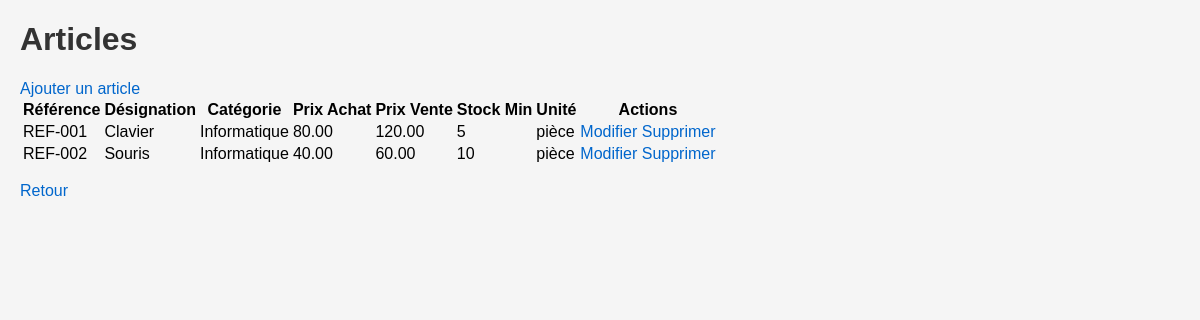
Page /items/item_list.php (signed in) on the committed database.
### tables this page shows
CREATE TABLE items (
    id INT AUTO_INCREMENT PRIMARY KEY,
    reference VARCHAR(100) NOT NULL,
    designation VARCHAR(150) NOT NULL,
    category VARCHAR(150) NOT NULL,
    purchase_price DECIMAL(10,2) NOT NULL,
    sale_price DECIMAL(10,2) NOT NULL,
    min_stock INT NOT NULL,
    unit VARCHAR(50) NOT NULL
);

### items/item_list.php (the view, shortened to what this page needs)
<?php
require_once __DIR__ . '/../auth/check_auth.php';
$sql = 'SELECT id, reference, designation, category, purchase_price, sale_price, min_stock, unit FROM items ORDER BY designation';
$result = mysqli_query($conn, $sql);
?>
<!DOCTYPE html>
<html lang="fr">
<head>
    <link rel="stylesheet" href="/workspace/tstprj/assets/style.css">
</head>
<body>
    <h1>Articles</h1>
    <a href="/workspace/tstprj/items/item_add.php">Ajouter un article</a>
    <table>
        <thead>
            <tr>
                <th>Référence</th>
                <th>Désignation</th>
                <th>Catégorie</th>
                <th>Prix Achat</th>
                <th>Prix Vente</th>
                <th>Stock Min</th>
                <th>Unité</th>
                <th>Actions</th>
            </tr>
        </thead>
        <tbody>
            <?php while ($row = mysqli_fetch_assoc($result)): ?>
                <tr>
                    <td><?php echo htmlspecialchars($row['reference']); ?></td>
                    <td><?php echo htmlspecialchars($row['designation']); ?></td>
                    <td><?php echo htmlspecialchars($row['category']); ?></td>
                    <td><?php echo htmlspecialchars($row['purchase_price']); ?></td>
                    <td><?php echo htmlspecialchars($row['sale_price']); ?></td>
                    <td><?php echo htmlspecialchars($row['min_stock']); ?></td>
                    <td><?php echo htmlspecialchars($row['unit']); ?></td>
                    <td>
                        <a href="/workspace/tstprj/items/item_edit.php?id=<?php echo $row['id']; ?>">Modifier</a>
                        <a href="/workspace/tstprj/items/item_delete.php?id=<?php echo $row['id']; ?>">Supprimer</a>
                    </td>
                </tr>
            <?php endwhile; ?>
        </tbody>
    </table>
    <p><a href="/workspace/tstprj/index.php">Retour</a></p>
</body>
</html>

### assets/style.css (style rules this page uses)
body { font-family: Arial, sans-serif; margin: 20px; background-color: #f5f5f5; }
h1 { color: #333; }
a { color: #0066cc; text-decoration: none; }

### rows in the picture
items: reference "REF-001", designation "Clavier", category "Informatique", purchase_price "80.00", sale_price "120.00", min_stock "5", unit "pièce"
items: reference "REF-002", designation "Souris", category "Informatique", purchase_price "40.00", sale_price "60.00", min_stock "10", unit "pièce"
